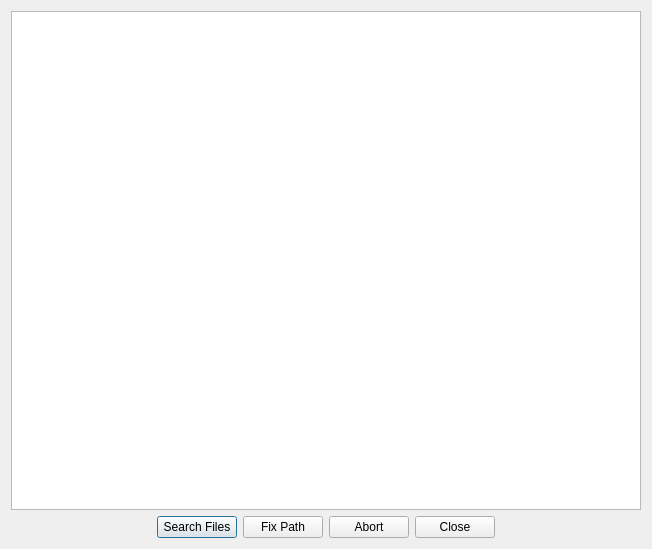
<?xml version="1.0" encoding="UTF-8"?>
<ui version="4.0">
 <class>FileSearchEntriesDialog</class>
 <widget class="QDialog" name="FileSearchEntriesDialog">
  <property name="geometry">
   <rect>
    <x>0</x>
    <y>0</y>
    <width>652</width>
    <height>549</height>
   </rect>
  </property>
  <property name="windowTitle">
   <string>Search torrent files</string>
  </property>
  <layout class="QVBoxLayout" name="verticalLayout">
   <item>
    <widget class="QPlainTextEdit" name="plainTextEdit">
     <property name="tabChangesFocus">
      <bool>true</bool>
     </property>
    </widget>
   </item>
   <item>
    <layout class="QGridLayout" name="gridLayout" rowstretch="0,0,0">
     <item row="1" column="0">
      <layout class="QHBoxLayout" name="horizontalLayout">
       <property name="sizeConstraint">
        <enum>QLayout::SetMinimumSize</enum>
       </property>
       <item>
        <spacer name="horizontalSpacer">
         <property name="orientation">
          <enum>Qt::Horizontal</enum>
         </property>
         <property name="sizeHint" stdset="0">
          <size>
           <width>40</width>
           <height>20</height>
          </size>
         </property>
        </spacer>
       </item>
       <item>
        <widget class="QPushButton" name="searchButton">
         <property name="text">
          <string>Search Files</string>
         </property>
        </widget>
       </item>
       <item>
        <widget class="QPushButton" name="fixButton">
         <property name="text">
          <string>Fix Path</string>
         </property>
        </widget>
       </item>
       <item>
        <widget class="QPushButton" name="abortButton">
         <property name="text">
          <string>Abort</string>
         </property>
        </widget>
       </item>
       <item>
        <widget class="QPushButton" name="closeButton">
         <property name="text">
          <string>Close</string>
         </property>
        </widget>
       </item>
       <item>
        <spacer name="horizontalSpacer_2">
         <property name="orientation">
          <enum>Qt::Horizontal</enum>
         </property>
         <property name="sizeHint" stdset="0">
          <size>
           <width>40</width>
           <height>20</height>
          </size>
         </property>
        </spacer>
       </item>
      </layout>
     </item>
    </layout>
   </item>
  </layout>
 </widget>
 <resources/>
 <connections/>
</ui>
